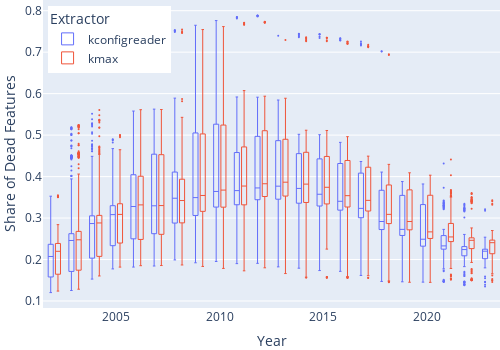

Notebook code for this chart:
### Code cell
# share of dead features

fig = px.box(
    df.assign(share_of_dead_features=df['#dead_dimacs_features'] / df['#dimacs_features']),
    x='year',
    y='share_of_dead_features',
    color='extractor',
    labels={'share_of_dead_features': 'Share of Dead Features', 'extractor': 'Extractor', 'year': 'Year'},
    #boxmode='overlay'
)
style_boxplot(fig)
show(fig, 'share-of-dead-features', height=350, width=500)

### Figure 1 — Plotly figure (JSON) as saved in the notebook; plotly's stock layout.template omitted (floating-point values rounded to 4 significant figures; data arrays with more than 128 entries replaced by an {"elided": "..."} marker saying what was removed)
{"data": [{"alignmentgroup": "True", "fillcolor": "rgba(0,0,0,0)", "hovertemplate": "Extractor=kconfigreader<br>Year=%{x}<br>Share of Dead Features=%{y}<extra></extra>", "legendgroup": "kconfigreader", "line": {"width": 1}, "marker": {"color": "#636efa", "size": 2}, "name": "kconfigreader", "notched": false, "offsetgroup": "kconfigreader", "orientation": "v", "showlegend": true, "type": "box", "x": {"elided": "3123 int values"}, "x0": " ", "xaxis": "x", "y": {"elided": "3123 float values"}, "y0": " ", "yaxis": "y"}, {"alignmentgroup": "True", "fillcolor": "rgba(0,0,0,0)", "hovertemplate": "Extractor=kmax<br>Year=%{x}<br>Share of Dead Features=%{y}<extra></extra>", "legendgroup": "kmax", "line": {"width": 1}, "marker": {"color": "#EF553B", "size": 2}, "name": "kmax", "notched": false, "offsetgroup": "kmax", "orientation": "v", "showlegend": true, "type": "box", "x": {"elided": "3146 int values"}, "x0": " ", "xaxis": "x", "y": {"elided": "3146 float values"}, "y0": " ", "yaxis": "y"}], "layout": {"boxmode": "group", "height": 350, "legend": {"title": {"text": "Extractor"}, "tracegroupgap": 0, "x": 0.01, "xanchor": "left", "y": 0.98, "yanchor": "top"}, "margin": {"b": 0, "l": 0, "r": 0, "t": 0}, "width": 500, "xaxis": {"anchor": "y", "domain": [0, 1], "title": {"text": "Year"}}, "yaxis": {"anchor": "x", "domain": [0, 1], "title": {"text": "Share of Dead Features"}}}}
